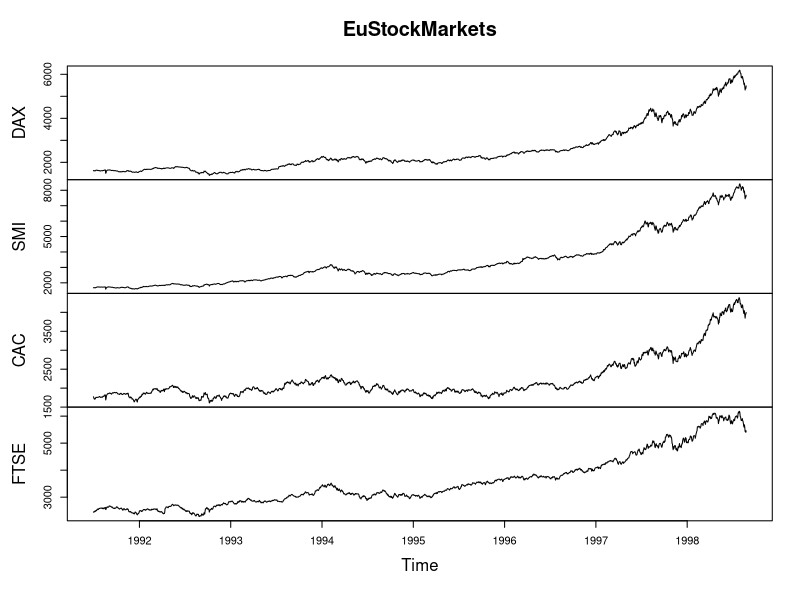
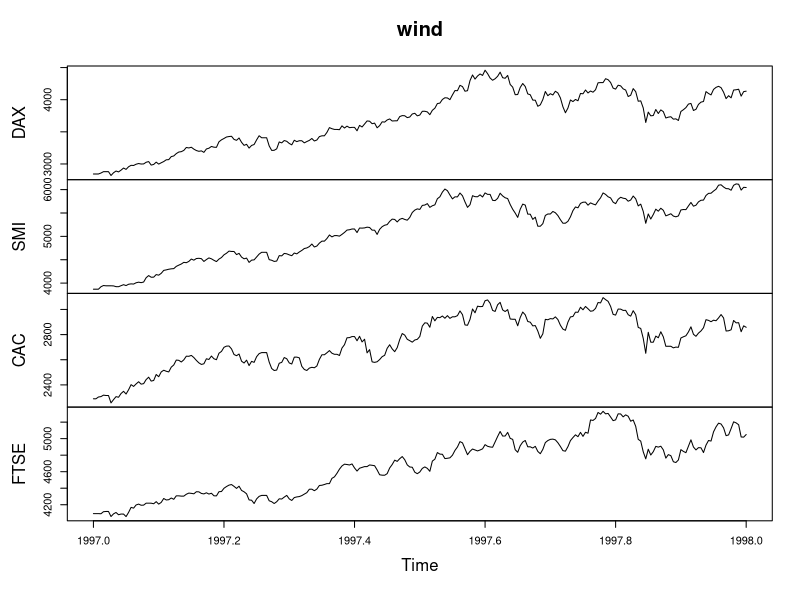
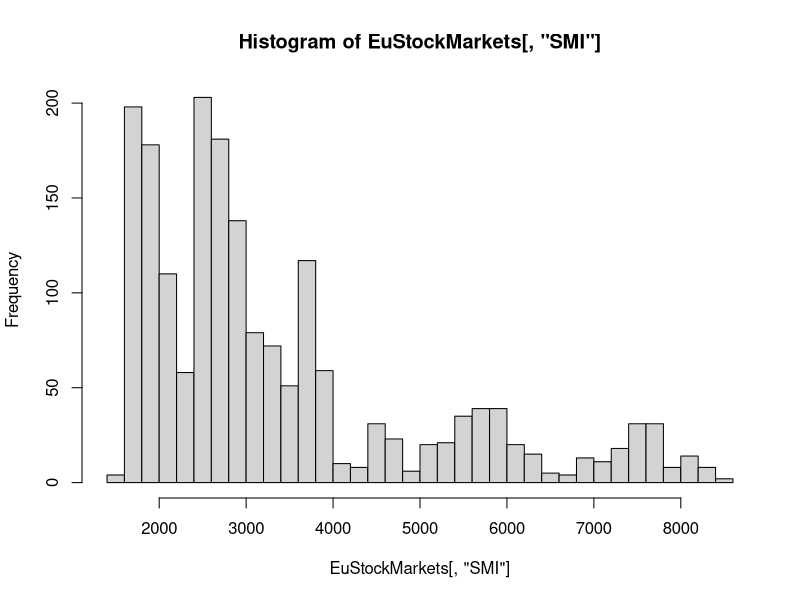
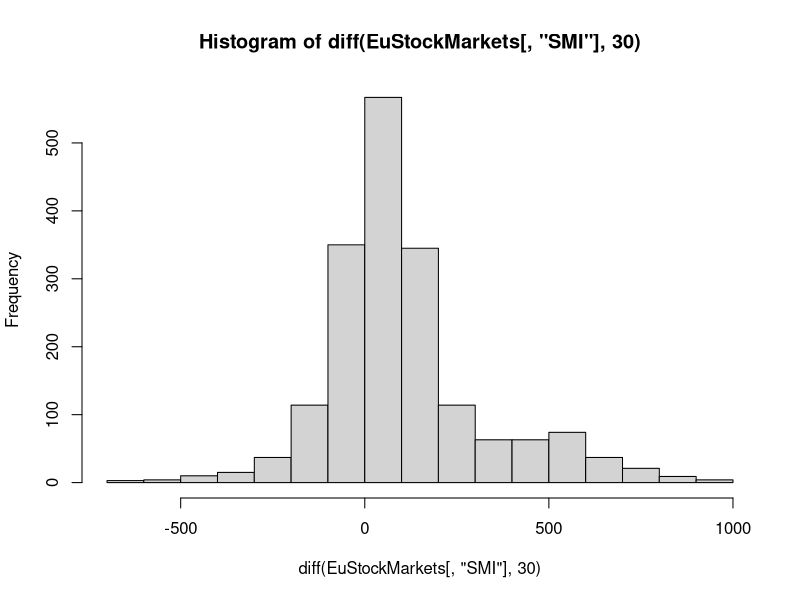
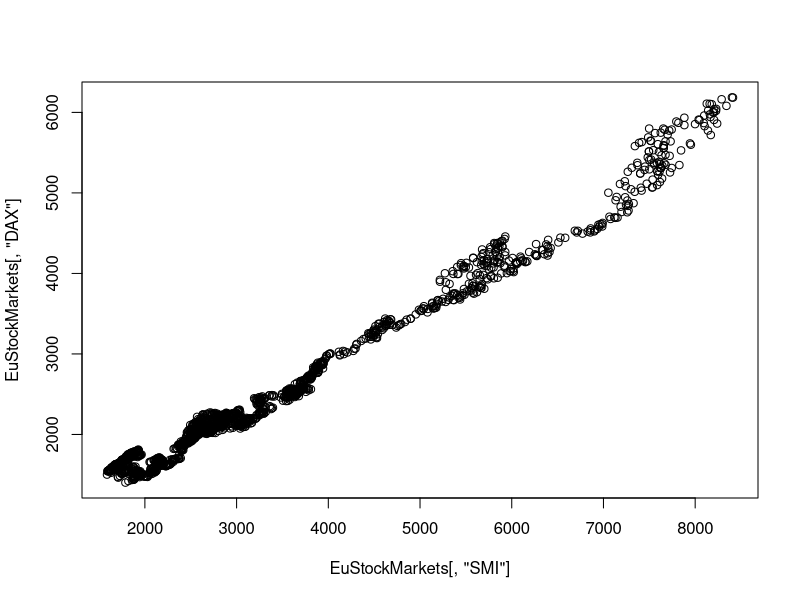
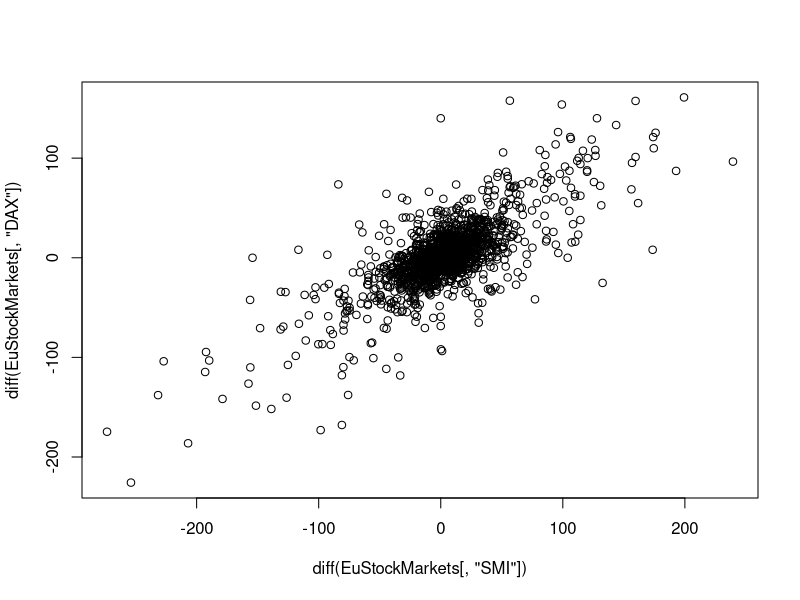
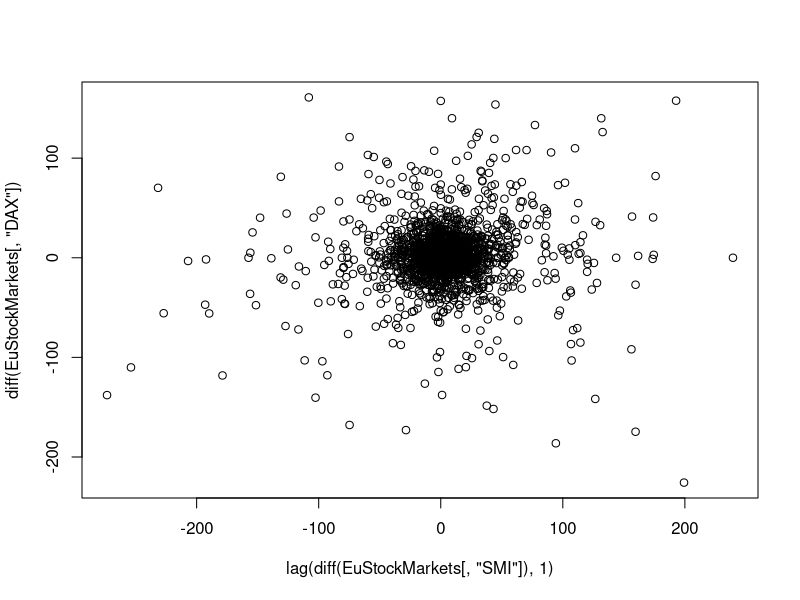
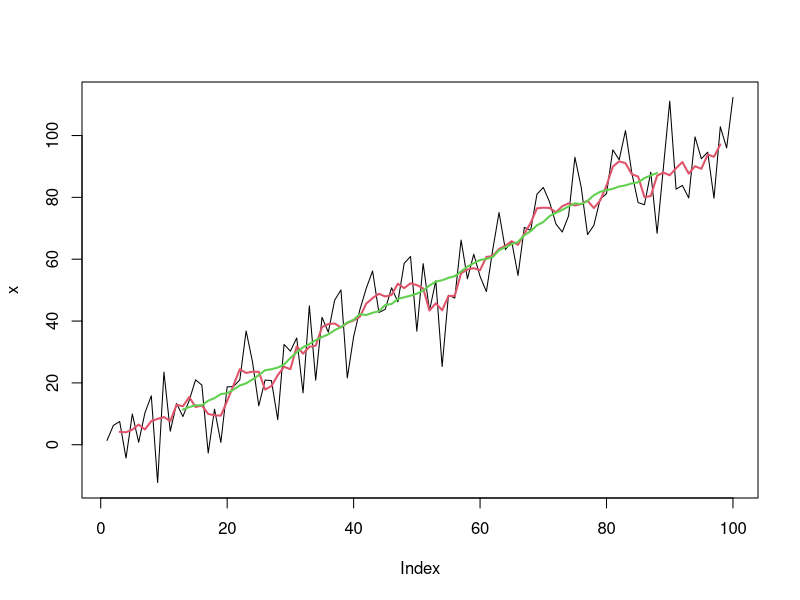

These figures' R source, in order:
library(zoo)

head(EuStockMarkets)
plot(EuStockMarkets)
class(EuStockMarkets)
frequency(EuStockMarkets)
start(EuStockMarkets)
end(EuStockMarkets)
wind <- window(EuStockMarkets, start=1997, end=1998)
wind
plot(wind)
hist(EuStockMarkets[, 'SMI'], 30)
hist(diff(EuStockMarkets[, 'SMI'], 30))
plot(EuStockMarkets[, 'SMI'], EuStockMarkets[, 'DAX'])
plot(diff(EuStockMarkets[, 'SMI']), diff(EuStockMarkets[, 'DAX']))
plot(lag(diff(EuStockMarkets[, 'SMI']), 1), diff(EuStockMarkets[, 'DAX']))


# Window functions
x <- rnorm(100, sd=10) + 1:100
mn <- function(n) { rep(1/n, n) }

plot(x, type='l')
lines(filter(x, mn(5)), col=2, lw=2)
lines(filter(x, mn(25)), col=3, lw=2)


f1 <- rollapply(zoo(x), 20, function(w) min(w), align='left', partial=TRUE)
f2 <- rollapply(zoo(x), 20, function(w) min(w), align='right', partial=TRUE)

plot(x, type='l')
lines(f1, col=2, lw=2)
lines(f2, col=3, lw=2)


# Expanding windows
plot(x, type='l')
lines(cummax(x), col=2, lw=3)
lines(cumsum(x) / 1:length(x), col=3, lw=3)

plot(x, type='l')
lines(rollapply(zoo(x), seq_along(x), function(w) max(w), partial=T, align='right'),
      col=2,
      lw=3)
lines(rollapply(zoo(x), seq_along(x), function(w) mean(w), partial=T, align='right'),
      col=3,
      lw=3)
      

# ACF
x <- 1:100
y <- sin(x * pi / 3)
plot(y)
lines(y)
acf(y)
cor(y[2:100], y[1:99], use='pairwise.complete.obs')
cor(y[3:100], y[1:98], use='pairwise.complete.obs')

# PACF
plot(y)
lines(y)
pacf(y)

y2 <- sin(x * pi/10)
par(mfrow=c(2, 3))
plot(y)
lines(y)
acf(y)
pacf(y)
plot(y2)
lines(y2)
acf(y2)
pacf(y2)

y <- y + y2
par(mfrow=c(3, 1))
plot(y)
lines(y)
acf(y)
pacf(y)
